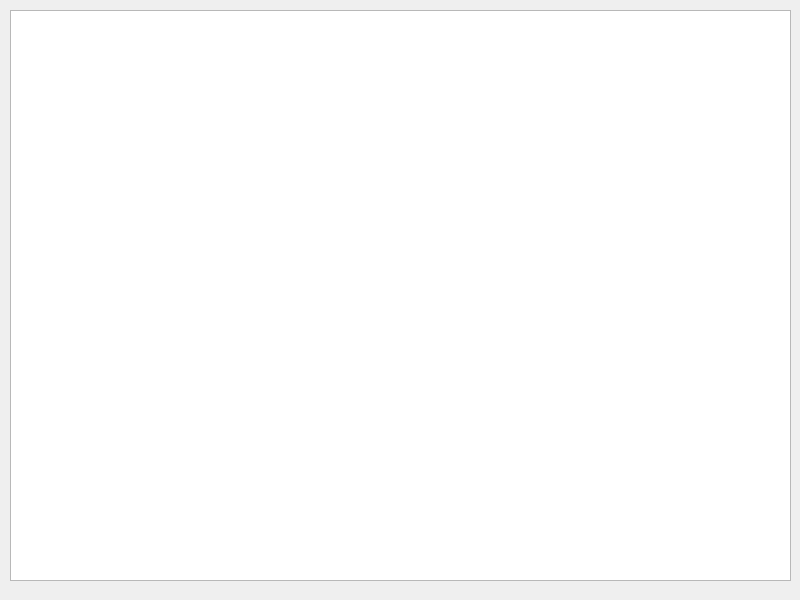
<?xml version="1.0" encoding="UTF-8"?>
<ui version="4.0">
 <class>MainWindow</class>
 <widget class="QMainWindow" name="MainWindow">
  <property name="geometry">
   <rect>
    <x>0</x>
    <y>0</y>
    <width>800</width>
    <height>600</height>
   </rect>
  </property>
  <property name="windowTitle">
   <string>MainWindow</string>
  </property>
  <widget class="QWidget" name="centralwidget">
   <widget class="QTableWidget" name="tableWidget">
    <property name="geometry">
     <rect>
      <x>10</x>
      <y>10</y>
      <width>781</width>
      <height>571</height>
     </rect>
    </property>
   </widget>
  </widget>
 </widget>
 <resources/>
 <connections/>
</ui>
